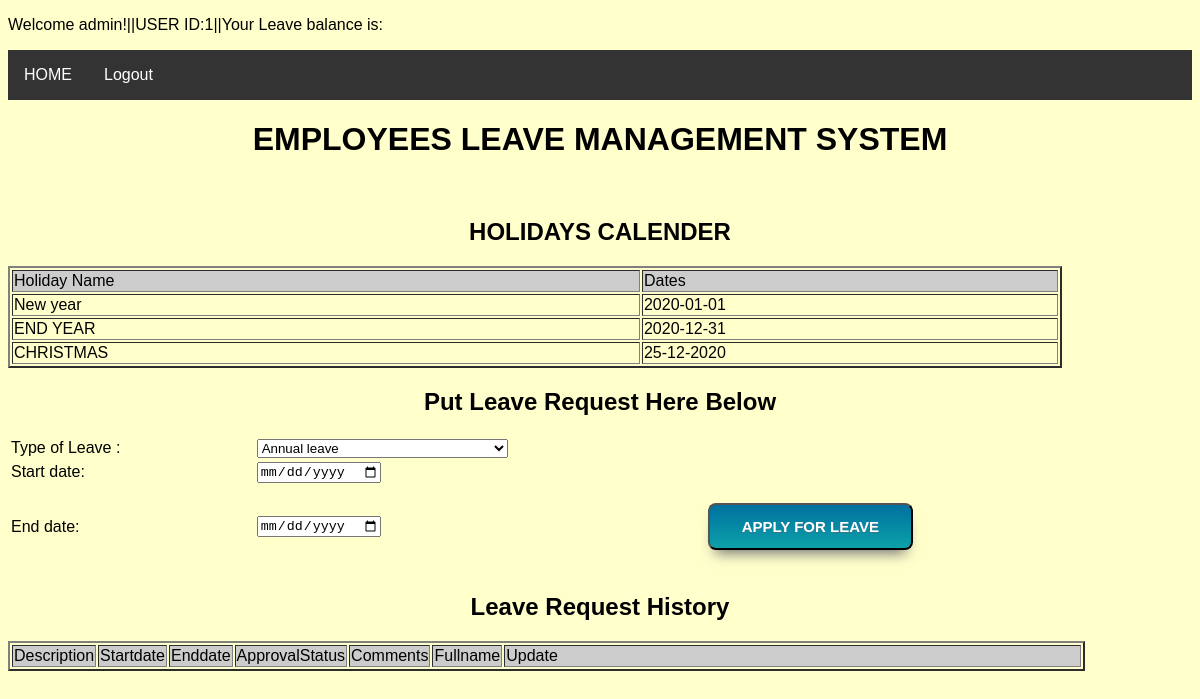
The app's page /applyforleave.php (signed in) with its own data.
### tables this page shows
CREATE TABLE IF NOT EXISTS `publicholidays` (
  `HolidayID` int(20) NOT NULL AUTO_INCREMENT,
  `HolidayName` varchar(50) NOT NULL,
  `Dates` varchar(20) NOT NULL,
  PRIMARY KEY (`HolidayID`)
);

### applyforleave.php (the view, shortened to what this page needs)
<?php
include_once("db.php");
$result1 = mysqli_query($con, "SELECT * FROM publicholidays ORDER BY HolidayID DESC");
?>
<!DOCTYPE html>
<html>
<head>
<link href="style.css" rel="stylesheet">
</head>
<body>
<p align="left">Welcome <?php echo $_SESSION['Usernames']; ?>!||USER ID:<?php echo $_SESSION['UserID']; ?>||Your Leave balance is:<?php echo $_SESSION['LeaveBalance']; ?></p>
<ul>
  <li><a href="staffs.php">HOME</a></li>
  <li><a href="logout.php">Logout</a></li>
</ul>
<div>
<h1 align="center">EMPLOYEES LEAVE  MANAGEMENT SYSTEM</h1>
<divide style="padding-left:350px">
<h2 align="center">HOLIDAYS CALENDER </h2>
        <table width='89%' border=2>
        <tr bgcolor='#CCCCCC'>
            <td width="9%">Holiday Name</td>
            <td width="6%">Dates</td>
		  </tr>
        <?php
        while($res = mysqli_fetch_array($result1)) {
            echo "<tr>";
            echo "<td>".$res['HolidayName']."</td>";
            echo "<td>".$res['Dates']."</td>";
        	echo "</tr>";
        }
        ?>
  </table>
  <h2 align="center">Put Leave Request Here Below  </h2>
<form action="applyforleave.php" method="post" name="form1">
        <table width="80%" border="0">
            <tr>
                <td width="26%">Type of Leave :</td>
              <td width="37%">
			  <select name="Description">
				<option value="annual leave">Annual leave</option>
			  </select>
			  </td>
				                <td width="2%"></td>
              <td width="35%"><input type="hidden" value="<?php echo $_SESSION['Usernames']; ?>" name="Fullname" required/></td>
            </tr>
            <tr>
                <td>Start date:</td>
                <td>
				<input type="date" id="Startdate" name="Startdate" min="<?php echo date('Y-m-d');?>" required></td>
				<td></td>
                <td><input type="hidden" value="<?php echo $_SESSION['UserID']; ?>" name="UserID" required/></td>
            </tr>
            <tr>
                <td>End date:</td>
                <td><input type="date" id="Enddate" name="Enddate" required min="<?php echo date('Y-m-d'); ?>"></td>
		                <td></td>
                <td><input type="submit" name="Submit" value="APPLY FOR LEAVE"></td>
            </tr>
			<tr>
            <td></td>
                <td></td>
				 <td></td>
                <td></td>
            </tr>
    </table>
  </form>
		<h2 align="center">Leave Request History </h2>
        <table width='91%' border=2>
        <tr bgcolor='#CCCCCC'>
            <td width="5%">Description</td>
            <td width="5%">Startdate</td>
            <td width="4%">Enddate</td>
			<td width="6%">ApprovalStatus</td>
			<td width="5%">Comments</td>
			<td width="4%">Fullname</td>
			<td width="65%">Update</td>
        </tr>
  </table>
  </div>
</body>
</html>

### style.css (style rules this page uses)
body { font-family:Arial, Sans-Serif; }
input[type='submit'] { margin: 5% 25%; box-shadow: 0px 10px 14px -7px #6e6e6e; background: linear-gradient(to bottom, #0073a0 5%, #0ca1a9 100%); background-color: #ad728b; border-radius: 8px; display: inline-block; cursor: pointer; color: #ffffff; font-family: Arial; font-size: 15px; font-weight: bold; padding: 13px 32px; text-decoration: none; text-shadow: 0px 1px 0px #3d768a; }
ul { list-style-type: none; margin: 0; padding: 0; overflow: hidden; background-color: #333333; }
li { float: left; }
li a { display: block; color: white; text-align: center; padding: 16px; text-decoration: none; }
body { background-image: url("https://www.creativefabrica.com/wp-content/uploads/2020/05/08/Abstract-Website-Background-with-Squares-Graphics-4067055-1.jpg") !important; }

### applyforleave.php (style rules this page uses)
body { background-color:#FFFFCC; }
ul { list-style-type: none; margin: 0; padding: 0; overflow: hidden; background-color: #333333; }
li { float: left; }
li a { display: block; color: white; text-align: center; padding: 16px; text-decoration: none; }

### records on screen
publicholidays: HolidayName "New year", Dates "2020-01-01"
publicholidays: HolidayName "END YEAR", Dates "2020-12-31"
publicholidays: HolidayName "CHRISTMAS", Dates "25-12-2020"

### other values on screen
$_SESSION['Usernames'] "admin"
$_SESSION['UserID'] "1"
